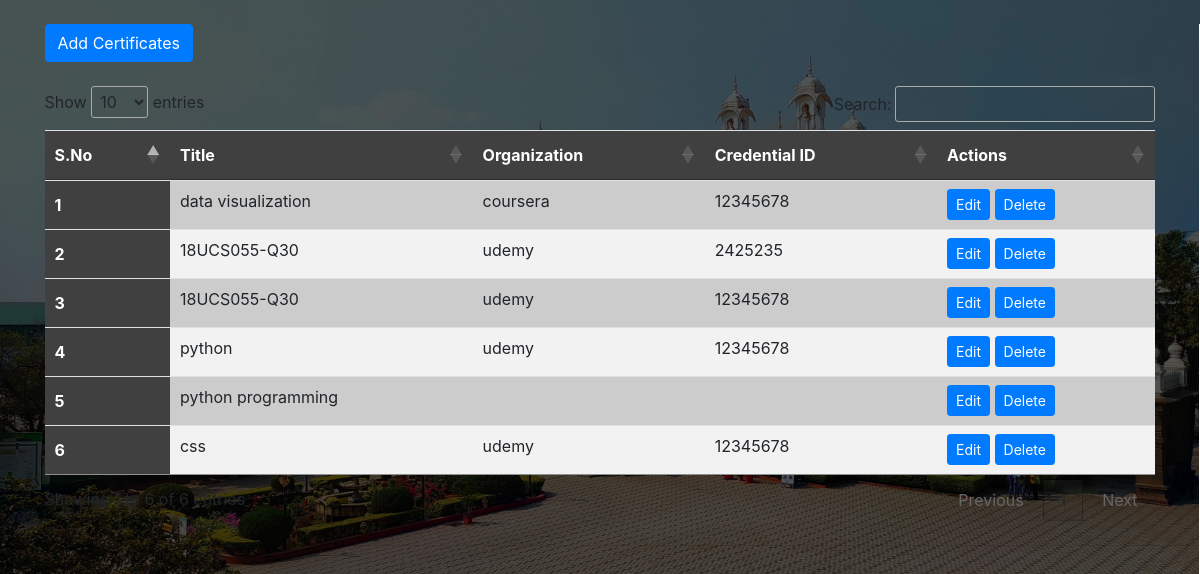
The app's page /linkedpages/certifications/certificates.php with its own data.
### tables this page shows
CREATE TABLE `certificates` (
  `sno` int(11) NOT NULL,
  `title` varchar(50) NOT NULL,
  `organization` varchar(20) NOT NULL,
  `credentialid` varchar(20) NOT NULL,
  `dt` datetime NOT NULL DEFAULT current_timestamp()
);

### linkedpages/certifications/certificates.php (the view, shortened to what this page needs)
<?php
$servername = "localhost";
$username = "root";
$password = "";
$database = "dkte";
$conn = mysqli_connect($servername, $username, $password, $database);
?>
<!doctype html>
<html lang="en">
<head>
  <link rel="stylesheet" href="https://stackpath.bootstrapcdn.com/bootstrap/4.4.1/css/bootstrap.min.css"
>
  <link rel="stylesheet" href="//cdn.datatables.net/1.10.20/css/jquery.dataTables.min.css">
</head>
<body>
  <div class="container my-4">
    <form action="addcertificate.html">
      <button type="submit" class="btn btn-primary">Add Certificates</button>
    </form>
  </div>
  <div class="container my-4">
    <table class="table" id="myTable" style="background-color: #cccccc;">
      <thead>
        <tr>
          <th scope="col">S.No</th>
          <th scope="col">Title</th>
          <th scope="col">Organization</th>
          <th scope="col">Credential ID</th>
          <th scope="col">Actions</th>
        </tr>
      </thead>
      <tbody;>
        <?php
          $sql = "SELECT * FROM `certificates`";
          $result = mysqli_query($conn, $sql);
          $sno = 0;
          while($row = mysqli_fetch_assoc($result)){
            $sno = $sno + 1;
            echo "<tr>
            <th scope='row'>". $sno . "</th>
            <td>". $row['title'] . "</td>
            <td>". $row['organization'] . "</td>
            <td>". $row['credentialid'] . "</td>
            <td> <button class='edit btn btn-sm btn-primary' id=".$row['sno'].">Edit</button> <button class='delete btn btn-sm btn-primary' id=d".$row['sno'].">Delete</button>  </td>
          </tr>";
         }
          ?>
    </table>
  </div>
  <hr>
</body>
</html>

### linkedpages/certifications/certificates.php (style rules this page uses)
body { background-image: url("/project/img/1.jpg"); background-color: #cccccc; opacity:1; height: 600px; background-position: center; background-repeat: no-repeat; background-size: cover; opacity: 10.0; border-right: 1px solid white; }
#myTable tr:nth-child(even) { background-color: #f2f2f2; }
#myTable th { padding-top: 12px; padding-bottom: 12px; text-align: left; background-color: #404040; color: white; }

### records on screen
certificates: title "data visualization", organization "coursera", credentialid "12345678"
certificates: title "18UCS055-Q30", organization "udemy", credentialid "2425235"
certificates: title "18UCS055-Q30", organization "udemy", credentialid "12345678"
certificates: title "python", organization "udemy", credentialid "12345678"
certificates: title "python programming"
certificates: title "css", organization "udemy", credentialid "12345678"
